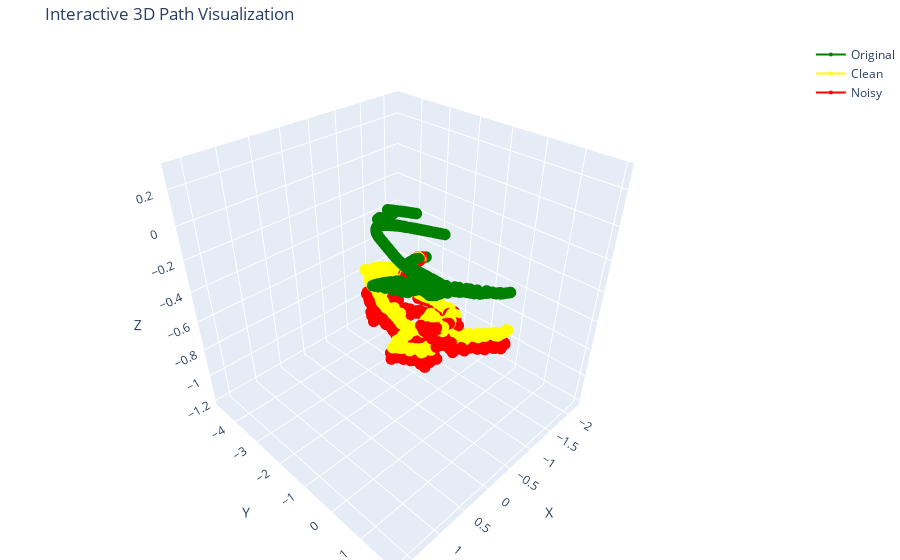

Notebook code cell kept with this figure:
### Markdown cell above
## Visualización

### Code cell
# Create 3D scatter lines
fig = go.Figure()

# Adding Original Path to figure
fig.add_trace(go.Scatter3d(
    x=original_path[:,0], y=original_path[:,1], z=original_path[:,2],
    mode='lines+markers', marker=dict(size=4, color='green'),
    name="Original"
))

# Adding Calculated Path to figure
fig.add_trace(go.Scatter3d(
    x=clean_path[:,0], y=clean_path[:,1], z=clean_path[:,2],
    mode='lines+markers', marker=dict(size=4, color='yellow'),
    name="Clean"
))

# Adding Calculated Path to figure
fig.add_trace(go.Scatter3d(
    x=noisy_path[:,0], y=noisy_path[:,1], z=noisy_path[:,2],
    mode='lines+markers', marker=dict(size=4, color='red'),
    name="Noisy"
))

# Labels & Layout
fig.update_layout(
    title="Interactive 3D Path Visualization",
    scene=dict(
        xaxis_title="X",
        yaxis_title="Y",
        zaxis_title="Z"
    ),
    margin=dict(l=0, r=0, b=0, t=40)
)

# Show the figure
fig.show()

### Figure 1 — Plotly figure (JSON) as saved in the notebook; plotly's stock layout.template omitted (floating-point values rounded to 4 significant figures; data arrays with more than 128 entries replaced by an {"elided": "..."} marker saying what was removed)
{"data": [{"marker": {"color": "green", "size": 4}, "mode": "lines+markers", "name": "Original", "type": "scatter3d", "x": {"elided": "986 float values"}, "y": {"elided": "986 float values"}, "z": {"elided": "986 float values"}}, {"marker": {"color": "yellow", "size": 4}, "mode": "lines+markers", "name": "Clean", "type": "scatter3d", "x": {"elided": "986 float values"}, "y": {"elided": "986 float values"}, "z": {"elided": "986 float values"}}, {"marker": {"color": "red", "size": 4}, "mode": "lines+markers", "name": "Noisy", "type": "scatter3d", "x": {"elided": "986 float values"}, "y": {"elided": "986 float values"}, "z": {"elided": "986 float values"}}], "layout": {"margin": {"b": 0, "l": 0, "r": 0, "t": 40}, "scene": {"xaxis": {"title": {"text": "X"}}, "yaxis": {"title": {"text": "Y"}}, "zaxis": {"title": {"text": "Z"}}}, "title": {"text": "Interactive 3D Path Visualization"}}}
